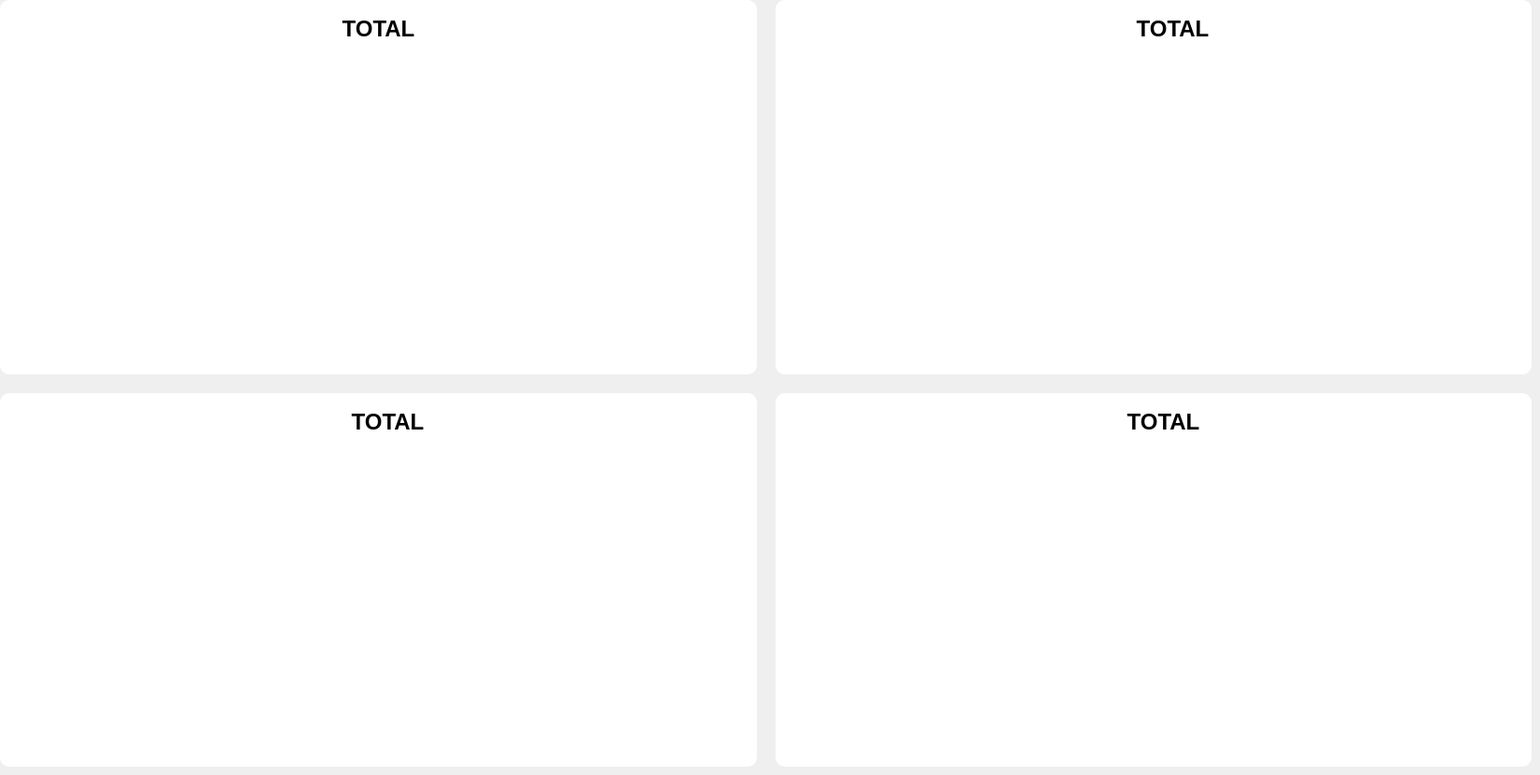
<?xml version="1.0" encoding="UTF-8"?>
<ui version="4.0">
 <class>dashboard</class>
 <widget class="QWidget" name="dashboard">
  <property name="geometry">
   <rect>
    <x>0</x>
    <y>0</y>
    <width>1650</width>
    <height>830</height>
   </rect>
  </property>
  <property name="windowTitle">
   <string>Form</string>
  </property>
  <property name="styleSheet">
   <string notr="true">QWidget {
    background: qlineargradient(spread:pad, x1:0, y1:0, x2:1, y2:1, 
                                stop:0 #1E1E2E, stop:1 #252836);
    color: white;
    font-size: 14px;
    font-family: &quot;Segoe UI&quot;, sans-serif;
}
</string>
  </property>
  <widget class="QWidget" name="gridLayoutWidget">
   <property name="geometry">
    <rect>
     <x>0</x>
     <y>0</y>
     <width>1641</width>
     <height>821</height>
    </rect>
   </property>
   <layout class="QGridLayout" name="gridLayout">
    <property name="spacing">
     <number>20</number>
    </property>
    <item row="0" column="1">
     <widget class="QWidget" name="widget_4" native="true">
      <property name="styleSheet">
       <string notr="true">background-color: rgb(255, 255, 255);
border-radius: 10px;

</string>
      </property>
      <widget class="QLabel" name="label_4">
       <property name="geometry">
        <rect>
         <x>350</x>
         <y>10</y>
         <width>151</width>
         <height>41</height>
        </rect>
       </property>
       <property name="font">
        <font>
         <family>Segoe UI</family>
         <pointsize>-1</pointsize>
         <bold>true</bold>
        </font>
       </property>
       <property name="styleSheet">
        <string notr="true">color: rgb(0, 0, 0);
font-size: 24px;</string>
       </property>
       <property name="text">
        <string>TOTAL</string>
       </property>
       <property name="alignment">
        <set>Qt::AlignCenter</set>
       </property>
      </widget>
     </widget>
    </item>
    <item row="1" column="0">
     <widget class="QWidget" name="widget" native="true">
      <property name="styleSheet">
       <string notr="true">background-color: rgb(255, 255, 255);
border-radius: 10px;
</string>
      </property>
      <widget class="QLabel" name="label_2">
       <property name="geometry">
        <rect>
         <x>340</x>
         <y>10</y>
         <width>151</width>
         <height>41</height>
        </rect>
       </property>
       <property name="font">
        <font>
         <family>Segoe UI</family>
         <pointsize>-1</pointsize>
         <bold>true</bold>
        </font>
       </property>
       <property name="styleSheet">
        <string notr="true">color: rgb(0, 0, 0);
font-size: 24px;</string>
       </property>
       <property name="text">
        <string>TOTAL</string>
       </property>
       <property name="alignment">
        <set>Qt::AlignCenter</set>
       </property>
      </widget>
     </widget>
    </item>
    <item row="0" column="0">
     <widget class="QWidget" name="widget_3" native="true">
      <property name="styleSheet">
       <string notr="true">background-color: rgb(255, 255, 255);
border-radius: 10px;

</string>
      </property>
      <widget class="QLabel" name="label">
       <property name="geometry">
        <rect>
         <x>330</x>
         <y>10</y>
         <width>151</width>
         <height>41</height>
        </rect>
       </property>
       <property name="font">
        <font>
         <family>Segoe UI</family>
         <pointsize>-1</pointsize>
         <bold>true</bold>
        </font>
       </property>
       <property name="styleSheet">
        <string notr="true">color: rgb(0, 0, 0);
font-size: 24px;</string>
       </property>
       <property name="text">
        <string>TOTAL</string>
       </property>
       <property name="alignment">
        <set>Qt::AlignCenter</set>
       </property>
      </widget>
     </widget>
    </item>
    <item row="1" column="1">
     <widget class="QWidget" name="widget_2" native="true">
      <property name="styleSheet">
       <string notr="true">background-color: rgb(255, 255, 255);
border-radius: 10px;
</string>
      </property>
      <widget class="QLabel" name="label_3">
       <property name="geometry">
        <rect>
         <x>340</x>
         <y>10</y>
         <width>151</width>
         <height>41</height>
        </rect>
       </property>
       <property name="font">
        <font>
         <family>Segoe UI</family>
         <pointsize>-1</pointsize>
         <bold>true</bold>
        </font>
       </property>
       <property name="styleSheet">
        <string notr="true">color: rgb(0, 0, 0);
font-size: 24px;</string>
       </property>
       <property name="text">
        <string>TOTAL</string>
       </property>
       <property name="alignment">
        <set>Qt::AlignCenter</set>
       </property>
      </widget>
     </widget>
    </item>
   </layout>
  </widget>
 </widget>
 <resources/>
 <connections/>
</ui>
